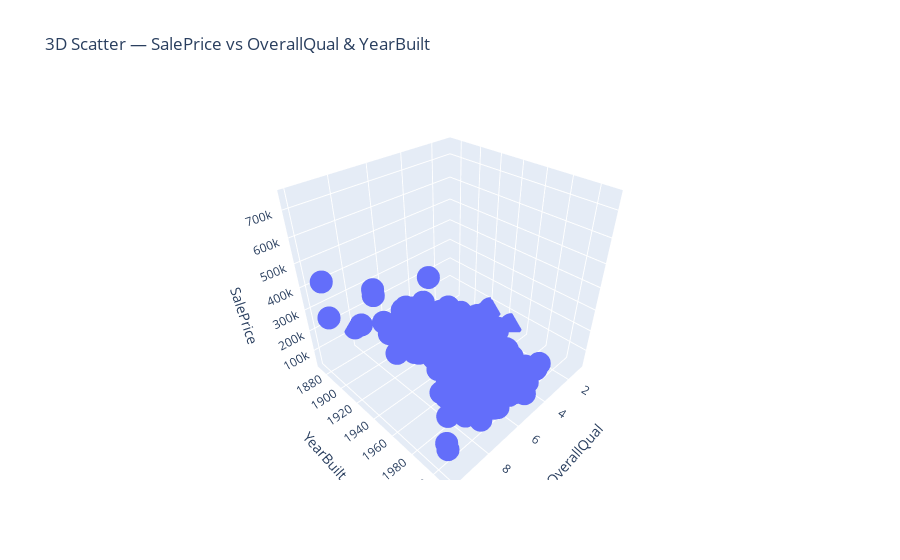

Notebook code cell kept with this figure:
### Markdown cell above
The density contour and heatmap show that SalePrice increases clearly as OverallQual increases.

    OverallQual again shows the strongest concentration pattern with SalePrice

### Code cell
## 3D scatter plot

fig = px.scatter_3d(
    data,
    x='OverallQual',
    y='YearBuilt',
    z='SalePrice',
    title="3D Scatter — SalePrice vs OverallQual & YearBuilt"
)

fig.show()

### Figure 1 — Plotly figure (JSON) as saved in the notebook; plotly's stock layout.template omitted (floating-point values rounded to 4 significant figures; data arrays with more than 128 entries replaced by an {"elided": "..."} marker saying what was removed)
{"data": [{"hovertemplate": "OverallQual=%{x}<br>YearBuilt=%{y}<br>SalePrice=%{z}<extra></extra>", "legendgroup": "", "marker": {"color": "#636efa", "symbol": "circle"}, "mode": "markers", "name": "", "scene": "scene", "showlegend": false, "type": "scatter3d", "x": {"elided": "1168 int values"}, "y": {"elided": "1168 int values"}, "z": {"elided": "1168 int values"}}], "layout": {"legend": {"tracegroupgap": 0}, "scene": {"domain": {"x": [0, 1], "y": [0, 1]}, "xaxis": {"title": {"text": "OverallQual"}}, "yaxis": {"title": {"text": "YearBuilt"}}, "zaxis": {"title": {"text": "SalePrice"}}}, "title": {"text": "3D Scatter — SalePrice vs OverallQual & YearBuilt"}}}
